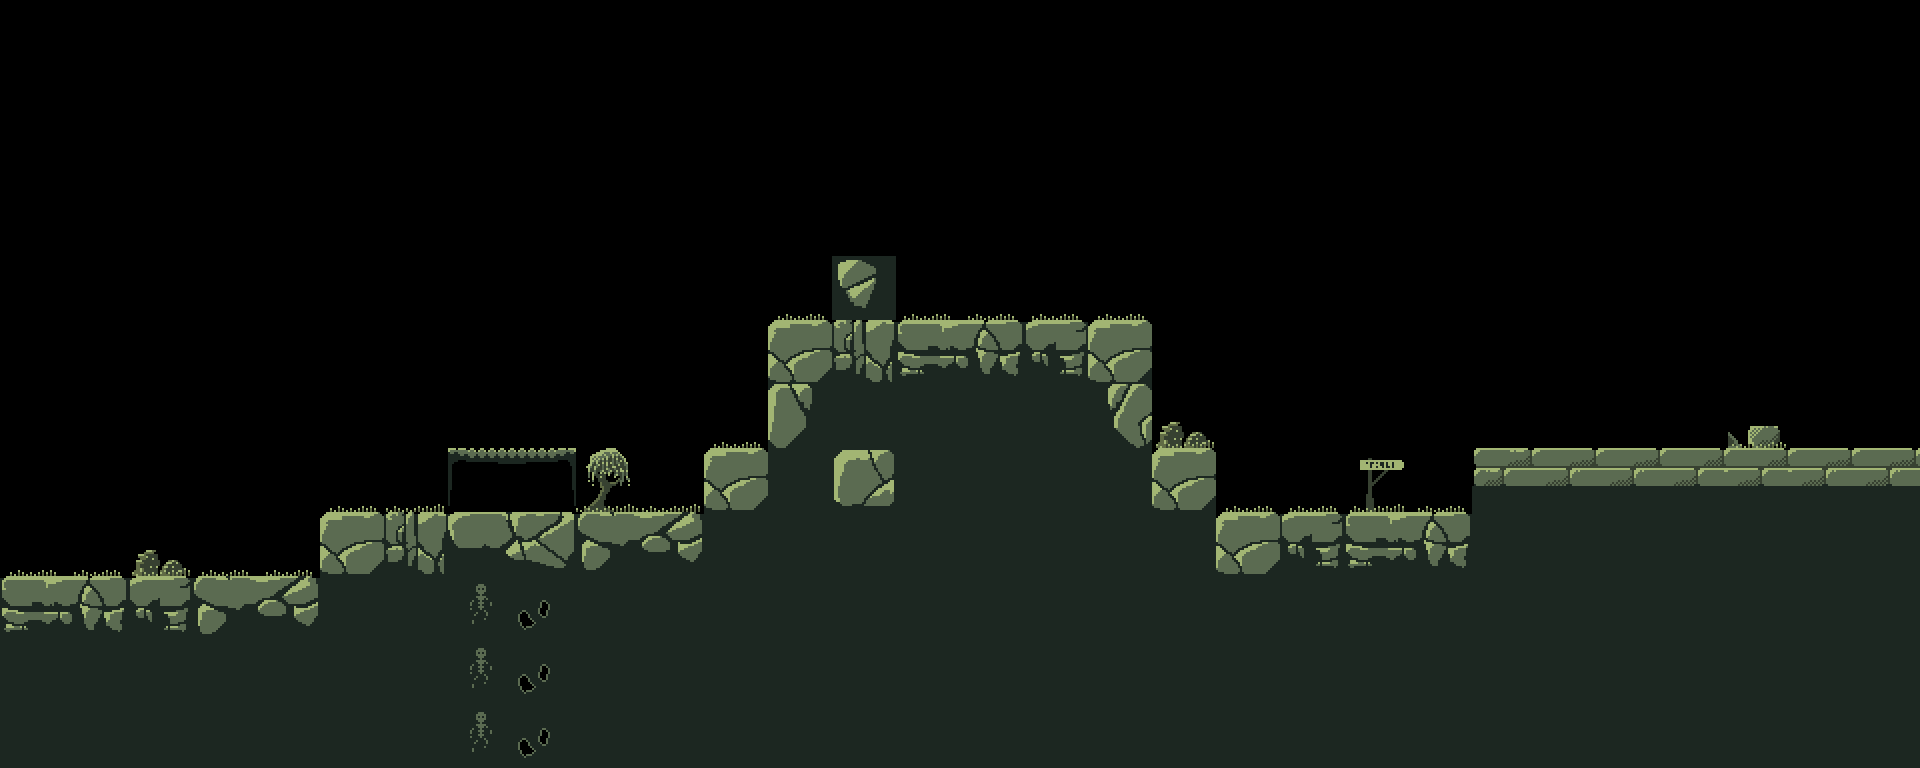

A level layout from a 2D game, rendered from its tile map. Below: a short description, then the map file with tile-grid data replaced by summaries:
An orthogonal 30x12 tile map with 64x64 px tiles, 2 tile layers (CollisionLayer, BackLayer).

<map version="1.0" orientation="orthogonal" renderorder="right-down" width="30" height="12" tilewidth="64" tileheight="64" nextobjectid="1">
 <tileset firstgid="1" name="dom1" tilewidth="64" tileheight="64" tilecount="48">
  <image source="../img/tilest/dom1.png" trans="f2caff" width="512" height="384" />
 </tileset>
 <layer name="CollisionLayer" width="30" height="12">
  <data>[360 cells, 142 non-empty, 18 distinct tile ids]</data>
 </layer>
 <layer name="BackLayer" width="30" height="12">
  <data>[360 cells, 26 non-empty, 12 distinct tile ids]</data>
 </layer>
 <objectgroup name="ObjectLayer" />
</map>